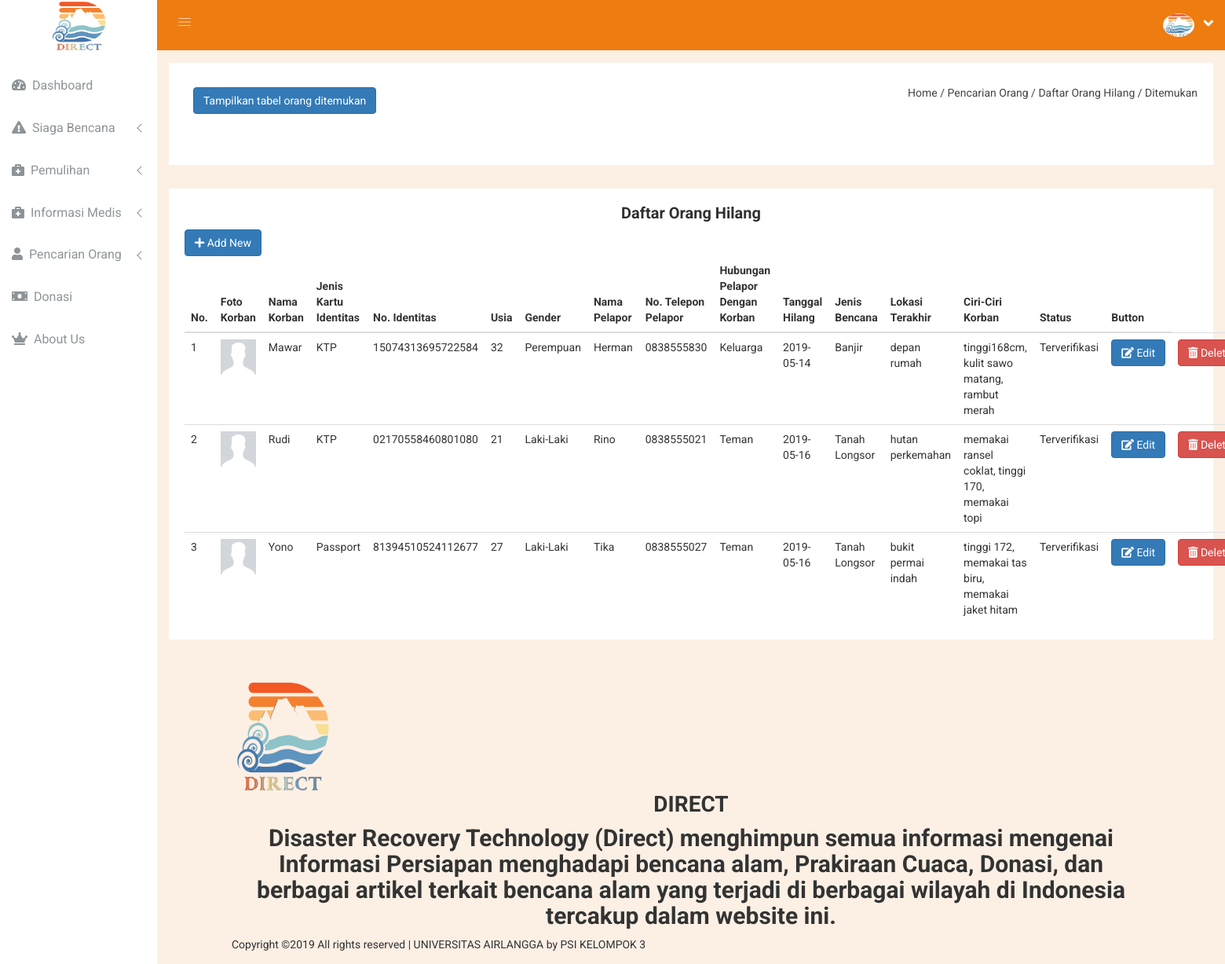
The page /main.php?module=daftar_orang on the database its author committed.
### tables this page shows
CREATE TABLE `orang_hilang` (
  `id` int(11) NOT NULL,
  `nama_korban` varchar(50) NOT NULL,
  `no_identitas` varchar(20) NOT NULL,
  `jenis_kartu_identitas` varchar(20) NOT NULL,
  `usia` int(3) NOT NULL,
  `gender` varchar(10) NOT NULL,
  `nama_pelapor` varchar(50) NOT NULL,
  `no_telepon_pelapor` varchar(15) NOT NULL,
  `hubungan_pelapor` varchar(15) NOT NULL,
  `tanggal_hilang` date NOT NULL,
  `jenis_bencana` varchar(20) NOT NULL,
  `lokasi_terakhir` varchar(50) NOT NULL,
  `ciri_ciri_korban` varchar(200) NOT NULL,
  `status` varchar(50) NOT NULL,
  `foto_korban` varchar(100) NOT NULL
);

### main.php (called while the page is built, shortened)
<?php
include('module/index.php');
?>

### module/module/daftar_orang.php (the view, shortened to what this page needs)
<?php
require('config/db.php');
$data_orang_hilang = mysqli_query($con, "SELECT * FROM orang_hilang WHERE status='Terverifikasi'");
?>
<div class="breadcome-area">
	<div class="container-fluid">
		<div class="row">
			<div class="col-lg-12 col-md-12 col-sm-12 col-xs-12">
				<div class="breadcome-list">
					<div class="row">
						<div class="col-lg-6 col-md-6 col-sm-6 col-xs-12">
							<div class="breadcome-heading">
								<div class="container">
									<div class="row justify-content-center">
										<div class="col-sm-10">
											<div style="padding:10px" class="row justify-content-center">
												<nav class="navbar navbar-light bg-light ">
													<button class="btn btn-md btn-primary" id="show_tabel_ditemukan" type="button">Tampilkan tabel orang ditemukan</button>
												</nav>
											</div>
										</div>
									</div>
								</div>
							</div>
						</div>
						<div class="col-lg-6 col-md-6 col-sm-6 col-xs-12">
							<ul class="breadcome-menu">
								<li><a href="?module=dashboard">Home</a> <span class="bread-slash">/</span>
								</li>
								<li><span class="bread-blod">Pencarian Orang / </span>
								</li>
								<li><span class="bread-blod">Daftar Orang Hilang / Ditemukan</span>
								</li>
							</ul>
						</div>
					</div>
				</div>
			</div>
		</div>
	</div>
</div>
<div class="data-table-area mg-b-15" id=tabel_org_hilang>
	<div class="container-fluid">
		<div class="row">
			<div class="col-lg-12 col-md-12 col-sm-12 col-xs-12">
				<div class="sparkline12-list mg-b-30">
					<div class="sparkline12-hd">
						<div class="main-sparkline12-hd">
							<h1 align="center">Daftar Orang Hilang</h1>
						</div>
					</div>
					<div class="sparkline12-graph">
						<button type="button" class="btn btn-md btn-primary" data-toggle="modal" data-target="#AddDataHilang"><i class="fa fa-plus"></i>&nbsp;Add New</button>
						<div class="static-table-list">
							<table class="table hover-table" id="DyanmicTable">
								<thead>
									<tr>
										<th>No.</th>
										<th>Foto Korban</th>
										<th>Nama Korban</th>
										<th>Jenis Kartu Identitas</th>
										<th>No. Identitas</th>
										<th>Usia</th>
										<th>Gender</th>
										<th>Nama Pelapor</th>
										<th>No. Telepon Pelapor</th>
										<th>Hubungan Pelapor Dengan Korban</th>
										<th>Tanggal Hilang</th>
										<th>Jenis Bencana</th>
										<th>Lokasi Terakhir</th>
										<th>Ciri-Ciri Korban</th>
										<th>Status</th>
										<th>Button</th>
									</tr>
								</thead>
								<tbody>
									<?php
									$no_korban=1;
									while($user_data = mysqli_fetch_array($data_orang_hilang)) {
										echo "<tr>";
										echo "<td>".$no_korban++."</td>";
										echo "<td><img src='foto_org_hilang/".$user_data['foto_korban']."' alt="." border="."3"." height="."100"." width="."300"." ></td>";
										echo "<td>".$user_data['nama_korban']."</td>";
										echo "<td>".$user_data['jenis_kartu_identitas']."</td>";
										echo "<td>".$user_data['no_identitas']."</td>";
										echo "<td>".$user_data['usia']."</td>";
										echo "<td>".$user_data['gender']."</td>";
										echo "<td>".$user_data['nama_pelapor']."</td>";
										echo "<td>".$user_data['no_telepon_pelapor']."</td>";
										echo "<td>".$user_data['hubungan_pelapor']."</td>";
										echo "<td>".$user_data['tanggal_hilang']."</td>";
										echo "<td>".$user_data['jenis_bencana']."</td>";
										echo "<td>".$user_data['lokasi_terakhir']."</td>";
										echo "<td>".$user_data['ciri_ciri_korban']."</td>";
										echo "<td>".$user_data['status']."</td>";
										echo "<td><button type='button' class='btn btn-md btn-primary' data-toggle='modal' data-target='#EditDataHilang".$user_data['id']."'><i class='fa fa-edit'></i>&nbsp;Edit</button>";
										echo "<td><button type='button' class='btn btn-md btn-danger' data-toggle='modal' data-target='#DeleteDataHilang".$user_data['id']."'><i class='fa fa-trash-alt'></i>&nbsp;Delete</button>";
										?>
											<?php	}
											?>
										</tbody>
									</table>
								</div>
							</div>
						</div>
					</div>
				</div>
			</div>
		</div>

### back-end/css/main.css (style rules this page uses)
html { color: #222; font-size: 1em; line-height: 1.4; }
audio, canvas, iframe, img, svg, video { vertical-align: middle; }

### rows shown on the page
orang_hilang: foto_korban (placeholder picture), nama_korban "Mawar", jenis_kartu_identitas "KTP", no_identitas "15074313695722584", usia "32", gender "Perempuan", nama_pelapor "Herman", no_telepon_pelapor "0838555830", hubungan_pelapor "Keluarga", tanggal_hilang "2019-05-14", jenis_bencana "Banjir", lokasi_terakhir "depan rumah", ciri_ciri_korban "tinggi168cm, kulit sawo matang, rambut merah", status "Terverifikasi"
orang_hilang: foto_korban (placeholder picture), nama_korban "Rudi", jenis_kartu_identitas "KTP", no_identitas "02170558460801080", usia "21", gender "Laki-Laki", nama_pelapor "Rino", no_telepon_pelapor "0838555021", hubungan_pelapor "Teman", tanggal_hilang "2019-05-16", jenis_bencana "Tanah Longsor", lokasi_terakhir "hutan perkemahan", ciri_ciri_korban "memakai ransel coklat, tinggi 170, memakai topi", status "Terverifikasi"
orang_hilang: foto_korban (placeholder picture), nama_korban "Yono", jenis_kartu_identitas "Passport", no_identitas "81394510524112677", usia "27", gender "Laki-Laki", nama_pelapor "Tika", no_telepon_pelapor "0838555027", hubungan_pelapor "Teman", tanggal_hilang "2019-05-16", jenis_bencana "Tanah Longsor", lokasi_terakhir "bukit permai indah", ciri_ciri_korban "tinggi 172, memakai tas biru, memakai jaket hitam", status "Terverifikasi"
